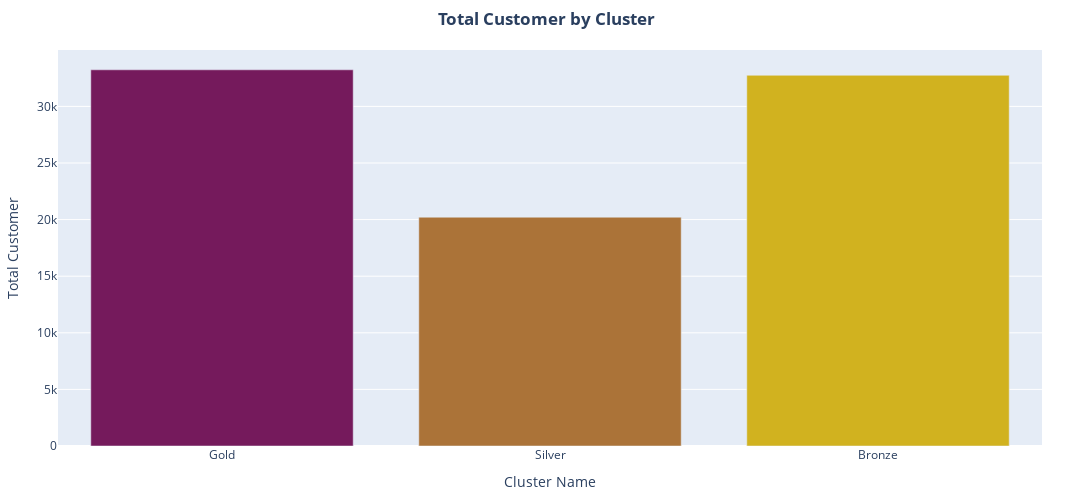

Write notebook code for a chart like this one.
### Code cell
#adding your own pick colors
colors = ['#751a5c','#ab7338','#d1b21f',] * 3

#creating bar chart
fig15 = go.Figure(data = [go.Bar(x = vis_cluster2['Name'], y = vis_cluster2['Count'], 
                                marker_color = colors)])      #<<< apply colors
#chart visual layout, adding title and size
fig15.update_layout(title = {'text' : '<b>Total Customer by Cluster</b>', 
                            #title position
                            'x':0.5, 'xanchor': 'center'}, 
                   #autosize must False if you want to personalize chart size
                   xaxis_title="Cluster Name",
                   yaxis_title="Total Customer",
                   autosize = False, width = 1200, height = 500,
                   margin = dict(l = 50, r = 50, t = 50, b = 50))
fig15.show()

### Figure 1 — Plotly figure (JSON) as saved in the notebook; plotly's stock layout.template omitted (floating-point values rounded to 4 significant figures)
{"data": [{"marker": {"color": ["#751a5c", "#ab7338", "#d1b21f", "#751a5c", "#ab7338", "#d1b21f", "#751a5c", "#ab7338", "#d1b21f"]}, "type": "bar", "x": ["Gold", "Silver", "Bronze"], "y": [33231, 20210, 32745]}], "layout": {"autosize": false, "height": 500, "margin": {"b": 50, "l": 50, "r": 50, "t": 50}, "title": {"text": "<b>Total Customer by Cluster</b>", "x": 0.5, "xanchor": "center"}, "width": 1200, "xaxis": {"title": {"text": "Cluster Name"}}, "yaxis": {"title": {"text": "Total Customer"}}}}
